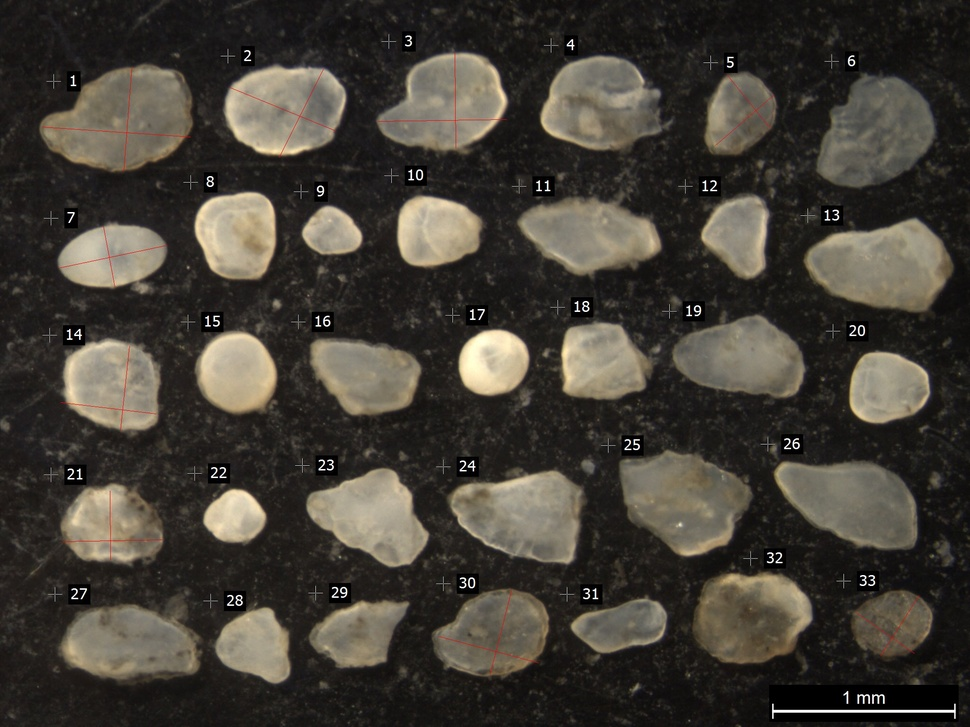
#> input picture Chapters/06.MinimumSpanningTrees/Figures/otoliths.jpg, 970 x 727 px, shrunk from 2048 x 1536 before the run
$ python image_segmentation.py   (older library calls are emulated)
#> lines starting #> are read from the running program, lines starting #| are printed output that depends on the picture
### Chapters/06.MinimumSpanningTrees/minimumspanningtrees.py
# -*- coding: utf-8 -*-
"""
Created on Thu Mar 10 15:31:17 2016
Last update on Saturday 17 March 2018

@author: michielstock

Kruskal's algorithm for finding the maximum spanning tree
"""

from union_set_forest import USF
import heapq
import matplotlib.pyplot as plt
from matplotlib.animation import FuncAnimation

blue = '#264653'
green = '#2a9d8f'
yellow = '#e9c46a'
orange = '#f4a261'
red = '#e76f51'
black = '#50514F'

# [97 lines left out: functions add_mst_edges, make_mst_animation, edges_to_adj_list, adj_list_to_edges, prim, not called in this run]

def kruskal(vertices, edges, add_weights=False):
    """
    Kruskal's algorithm for finding a minimum spanning tree.

    Inputs :
        - vertices : a set of the vertices of the Graph
        - edges : a list of weighted edges (e.g. (0.7, 'A', 'B') for an
                    edge from node A to node B with weigth 0.7)
        - add_weights : add the weigths to the edges? default: False

    Output:
        - edges : a minumum spanning tree represented as a list of edges
                    (weighted if `add_weights` is set to True)
        - total_cost : total cost of the tree
    """
    union_set_forest = USF(vertices)
    edges = list(edges)  # might be saved in set format...
    edges.sort()
    mst_edges = []
    total_cost = 0
    for cost, v1, v2 in edges:
        if union_set_forest.find(v1) != union_set_forest.find(v2):
            if add_weights:
                mst_edges.append((cost, v1, v2))
            else:
                mst_edges.append((v1, v2))
            union_set_forest.union(v1, v2)
            total_cost += cost
    del union_set_forest
    return mst_edges, total_cost

# [85 lines that do not run on import are left out]

### Chapters/06.MinimumSpanningTrees/union_set_forest.py
# -*- coding: utf-8 -*-
"""
Created on Thu Mar 10 13:48:17 2016

@author: michielstock

Implementation of an union-set forest for MST algorithms
"""

class USF():
    def __init__(self, nodes):
        # save data with for each node no parent and
        # a rank of 0
        self._parent = {node : node for node in nodes}
        self._rank = {node : 0 for node in nodes}

    def find(self, x):
        if self._parent[x] is not x:
            self._parent[x] = self.find(self._parent[x])
        return self._parent[x]

    def union(self, x, y):
        xRoot = self.find(x)
        yRoot = self.find(y)
        if xRoot == yRoot:
            return
        if self._rank[xRoot] < self._rank[yRoot]:
            self._parent[xRoot] = yRoot
        elif self._rank[xRoot] > self._rank[yRoot]:
            self._parent[yRoot] = xRoot
        else:
            self._parent[yRoot] = xRoot
            self._rank[xRoot] += 1

# [23 lines that do not run on import are left out]

### Chapters/06.MinimumSpanningTrees/image_segmentation.py
"""
Created on Thursday 15 March 2018
Last update: Sunday 18 March 2018

@author: Michiel Stock
michielfmstock@gmail.com

Image segmentation using minmum spanning trees
"""

from skimage.color import rgb2grey
from skimage import io
from skimage.transform import rescale
from minimumspanningtrees import kruskal, USF
import numpy as np
import matplotlib.pyplot as plt
from skimage.morphology import reconstruction
from scipy.ndimage import gaussian_filter

# load an example network
image = io.imread('Figures/otoliths.jpg', as_grey=True)
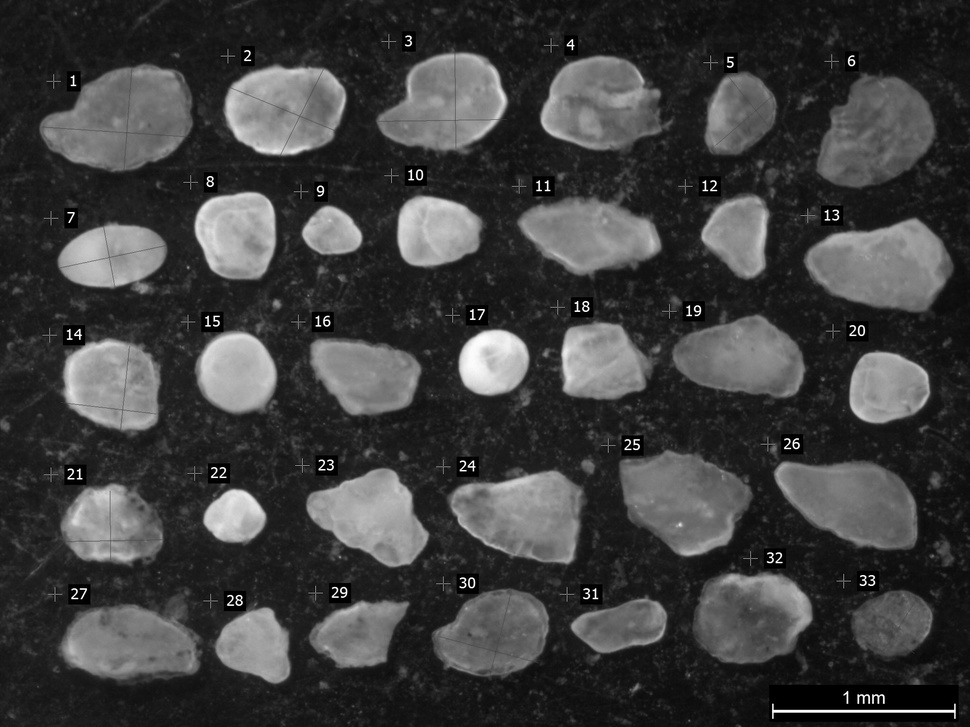
#> image: shape (727, 970) float64; min 0, max 1, mean 0.245
image = rescale(image, 0.4)
#> image: shape (291, 388) float64

# process the image
image = gaussian_filter(image, sigma=4)
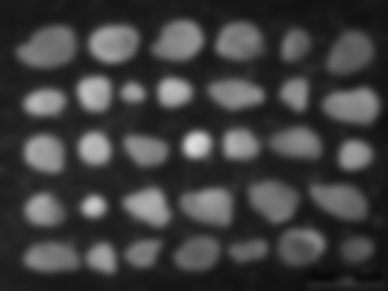
#> image: shape (291, 388) float64; min 0.0378, max 0.87, mean 0.245
seed = np.copy(image)
seed[1:-1, 1:-1] = image.max()
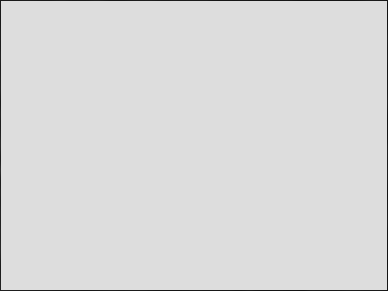
#> seed: shape (291, 388) float64; min 0.0625, max 0.87, mean 0.861
mask = image
image = reconstruction(seed, mask, method='erosion')

# make graph of the image where the pixels are the vertices which are connected
# if the are neighbors on the images
edges = set([])

n, m = image.shape
#> n = 291; m = 388
vertices = set([(i, j) for i in range(n) for j in range(m)])

for i in range(n-1):
    for j in range(m-1):
        cost_right = abs(image[i,j] - image[i,j+1])
        edges.add((cost_right, (i, j), (i, j+1)))
        edges.add((cost_right, (i, j+1), (i, j)))
        cost_down = abs(image[i,j] - image[i+1,j])
        edges.add((cost_down, (i, j), (i+1, j)))
        edges.add((cost_down, (i+1, j), (i, j)))
#> after the loop, edges = 448920 items

# note that edges are already sorted
mst_edges, mst_cost = kruskal(vertices, edges, add_weights=True)
#> mst_edges = 112906 items; mst_cost = 546.2

cutoff = 0.0125
usf = USF(vertices)

for cost, v1, v2 in mst_edges:
    if cost < cutoff:
        usf.union(v1, v2)
#> this loop made 112906 passes
#> (xRoot in union, yRoot in union) on passes 5, 7, 8: ((0, 45), (2, 45)), ((0, 74), (2, 73)), ((0, 74), (2, 74))


image_segmented = np.zeros_like(image)
labels_map = {}

for i in range(n):
    for j in range(m):
        root = usf.find((i, j))
        if root not in labels_map:  # add root
            labels_map[root] = len(labels_map)
        image_segmented[i, j] = labels_map[root]
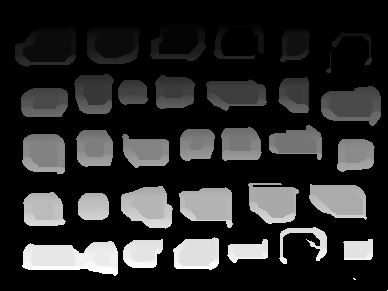
#> image_segmented: shape (291, 388) float64; min 0, max 14483, mean 2500.3; drawn with min black and max white
#> after the loop, labels_map = 14484 items
plt.axis('off')
plt.imshow(image_segmented, cmap='jet')
plt.savefig('Figures/otoliths_segmented.png')
